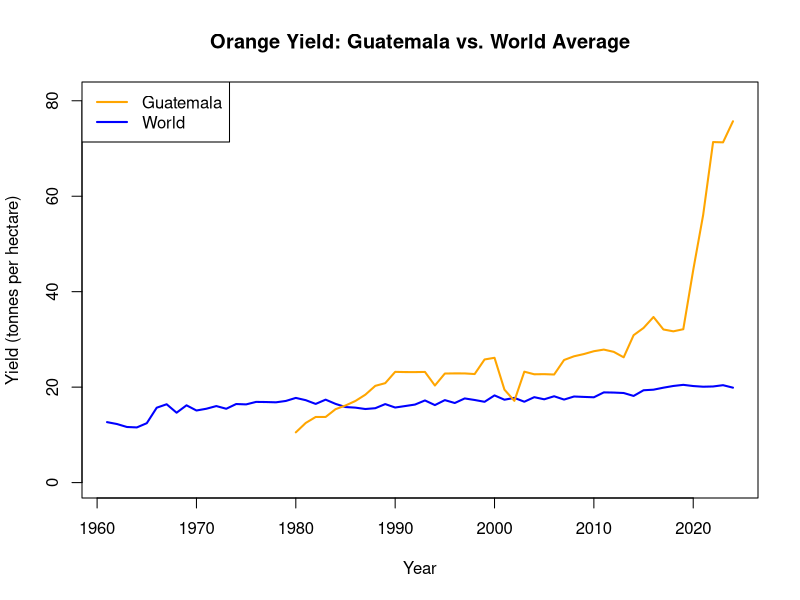
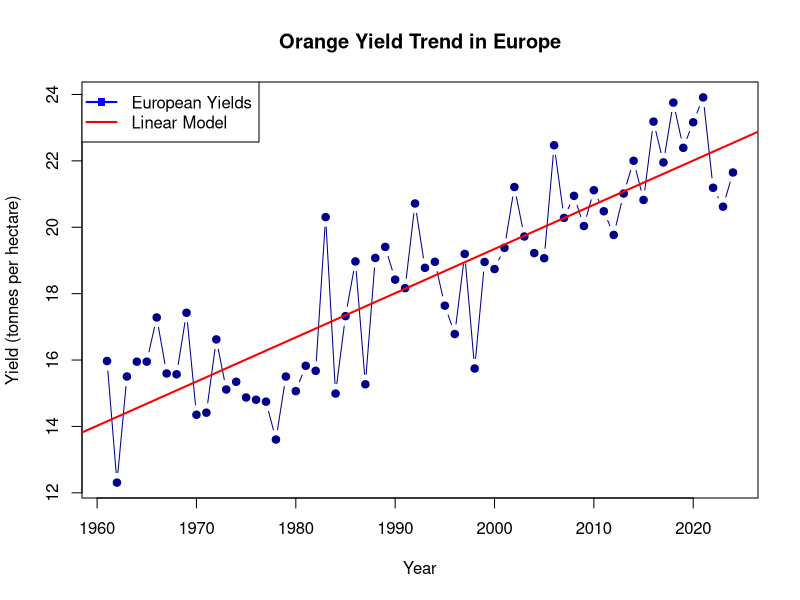

Write the R code that produced these figures, in order.
## ---- chunk 1
#| echo: false
#| message: false
#| warning: false
library(dplyr)
orange <- read.csv(file='orange-yields.csv', sep=',', dec='.')
orange <- rename(orange, Yield_t_per_ha = Oranges...Yield..tonnes.per.hectare.)
summary(orange)

## ---- chunk 2
#| echo: false
#| message: false
#| warning: false
library(dplyr)
orange_countries <- orange %>%
  filter(!is.na(Code) & nchar(Code) == 3) # Keep only countries with a 3-character ISO code

# Calculate mean yields by country
country_means <- orange_countries %>%
  group_by(Entity) %>%
  summarise(
    Average_Yield = mean(Yield_t_per_ha, na.rm = TRUE)
  ) %>%
  rename(Country = Entity)

# Extract top 3 highest and bottom 3 lowest average yields
top_3 <- country_means %>%
  arrange(desc(Average_Yield)) %>%
  head(3)

bottom_3 <- country_means %>%
  arrange(Average_Yield) %>%
  head(3)


cat(
  "=============================================\n",
  "  TOP 3 COUNTRIES WITH HIGHEST YIELDS        \n",
  "=============================================\n",
  sep = ""
)
print(as.data.frame(top_3))

cat(
  "\n=============================================\n",
  "  TOP 3 COUNTRIES WITH LOWEST YIELDS         \n",
  "=============================================\n",
  sep = ""
)
print(as.data.frame(bottom_3))
## ---- chunk 3
#| echo: false
#| label: fig-example
#| fig-cap: "Comparison of Orange yield between Guatemala and the World"
#| eval: true

guatemala <- subset(orange, Entity == "Guatemala")
world <- subset(orange, Entity == "World")

plot(
  world$Year, world$Yield_t_per_ha,
  type = "l", col = "blue", lwd = 2,
  ylim = c(0, max(guatemala$Yield_t_per_ha, na.rm = TRUE) + 5),
  xlab = "Year", ylab = "Yield (tonnes per hectare)",
  main = "Orange Yield: Guatemala vs. World Average"
)

lines(
  guatemala$Year, guatemala$Yield_t_per_ha,
  col = "orange", lwd = 2
)

legend(
  "topleft",
  legend = c("Guatemala", "World"),
  col = c("orange", "blue"),
  lwd = 2
)

## ---- chunk 4
#| echo: false
#| message: false
#| warning: false

orange_countries <- orange %>%
  filter(!is.na(Code) & nchar(Code) == 3)

country_means <- orange_countries %>%
  filter(Year >= 2010) %>%
  group_by(Entity) %>%
  summarise(
    Average_Yield = mean(Yield_t_per_ha, na.rm = TRUE)
  ) %>%
  rename(Country = Entity)

top_3 <- country_means %>%
  arrange(desc(Average_Yield)) %>%
  head(3)

bottom_3 <- country_means %>%
  arrange(Average_Yield) %>%
  head(3)

cat(
  "=============================================\n",
  "TOP 3 COUNTRIES WITH HIGHEST YIELDS SINCE 2010\n",
  "=============================================\n",
  sep = ""
)
print(as.data.frame(top_3))

cat(
  "\n=============================================\n",
  "TOP 3 COUNTRIES WITH LOWEST YIELDS SINCE 2010\n",
  "=============================================\n",
  sep = ""
)
print(as.data.frame(bottom_3))
## ---- chunk 5
#| echo: false
europe_data <- orange[orange$Entity=="Europe",]
## ---- chunk 6
lm_model <- lm(Yield_t_per_ha ~ Year, data = europe_data)
summary(lm_model)
## ---- chunk 7
#| echo: false
#| label: fig-lm
#| fig-cap: "Orange Yield Trend in Europe"
#| eval: true
#| 
plot(
  europe_data$Year, europe_data$Yield_t_per_ha,
  type = "b", pch = 19, col = "darkblue",
  xlab = "Year", ylab = "Yield (tonnes per hectare)",
  main = "Orange Yield Trend in Europe"
)

# 4. Add linear regression line
abline(lm_model, col = "red", lwd = 2)

legend(
  "topleft",
  legend = c("European Yields", "Linear Model"),
  col = c("blue", "red"),
  pch = c(15, NA),
  lwd = 2
)
